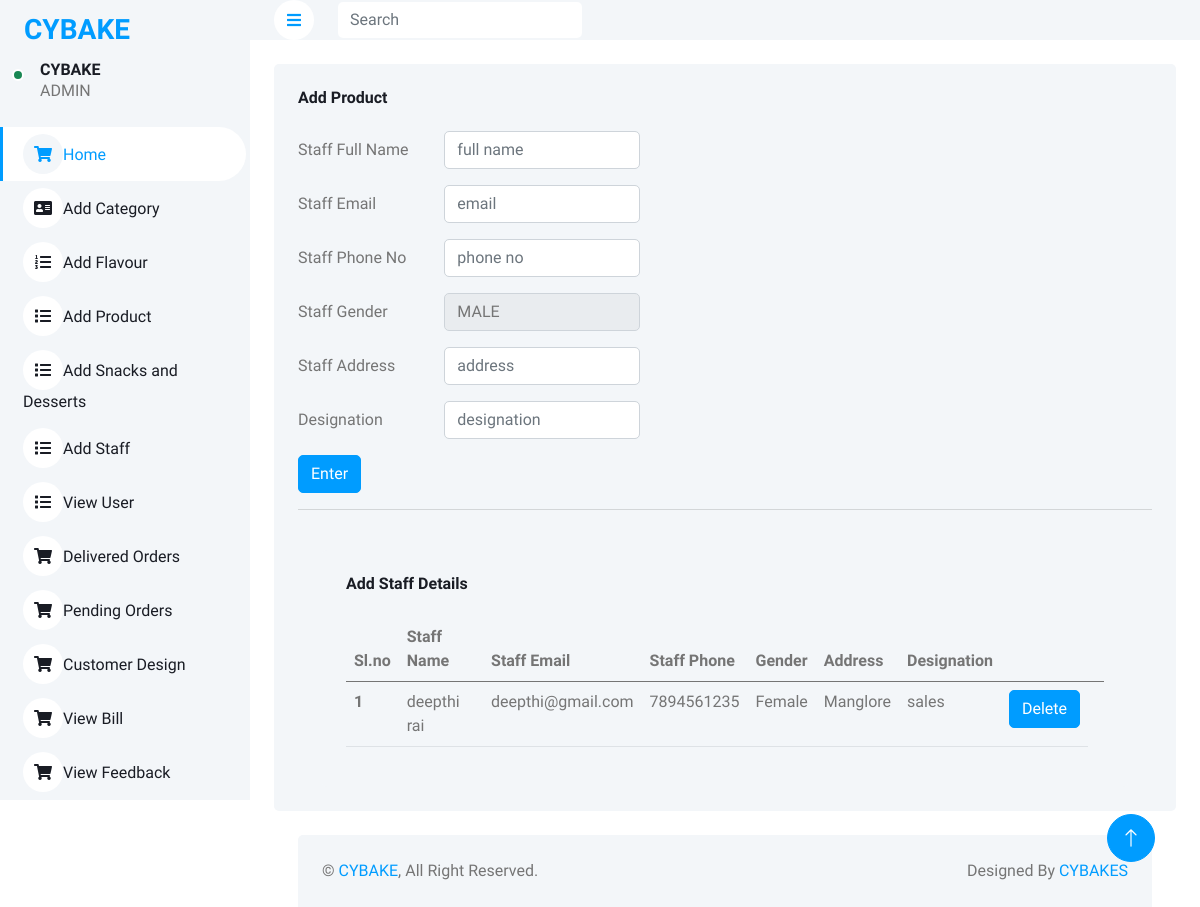
The app's page /admin/staff.php with its own data.
### tables this page shows
CREATE TABLE `staff` (
  `id` int(100) NOT NULL,
  `sname` varchar(100) NOT NULL,
  `semail` varchar(100) NOT NULL,
  `sphone` varchar(100) NOT NULL,
  `gender` varchar(100) NOT NULL,
  `address` varchar(200) NOT NULL,
  `desig` varchar(100) NOT NULL
);

### admin/staff.php (the view, shortened to what this page needs)
<!DOCTYPE html>
<html lang="en">
<head>
    <link href="https://cdnjs.cloudflare.com/ajax/libs/font-awesome/5.10.0/css/all.min.css" rel="stylesheet">
    <link href="https://cdn.jsdelivr.net/npm/bootstrap-icons@1.4.1/font/bootstrap-icons.css" rel="stylesheet">
    <link href="lib/owlcarousel/assets/owl.carousel.min.css" rel="stylesheet">
    <link href="lib/tempusdominus/css/tempusdominus-bootstrap-4.min.css" rel="stylesheet" />
    <link href="css/bootstrap.min.css" rel="stylesheet">
    <link href="css/style.css" rel="stylesheet">
</head>
<body>
<?php include 'header.php'; ?>
 <div class="container-fluid pt-4 px-4">
                <div class="row g-4">
                    <div class="col-sm-12 col-xl-12">
					<div class="bg-light rounded h-100 p-4">
                            <h6 class="mb-4">Add Product</h6>
                            <form action="#" method="post" enctype="multipart/form-data">
								<div class="row mb-3">
                                    <label for="number" class="col-sm-2 col-form-label">Staff Full Name</label>
                                    <div class="col-sm-3">
                                        <input type="text" class="form-control" name="sname" placeholder="full name" id="price">
                                    </div>
                                </div>
								<div class="row mb-3">
                                    <label for="number" class="col-sm-2 col-form-label">Staff Email</label>
                                    <div class="col-sm-3">
                                        <input type="email" class="form-control" name="semail"  placeholder="email" id="price">
                                    </div>
                                </div>
								<div class="row mb-3">
                                    <label for="number" class="col-sm-2 col-form-label">Staff Phone No</label>
                                    <div class="col-sm-3">
                                        <input type="tel" class="form-control"  placeholder="phone no" name="sphone" id="price">
                                    </div>
                                </div>
								<div class="row mb-3">
                                    <label for="number" class="col-sm-2 col-form-label">Staff Gender</label>
                                    <div class="col-sm-3">
                                        <select class="form-control" name="gender" id="price">
										<option value="Male">MALE</option>
										</select>
                                    </div>
                                </div>
								<div class="row mb-3">
                                    <label for="number" class="col-sm-2 col-form-label">Staff Address</label>
                                    <div class="col-sm-3">
                                        <input type="text" class="form-control"  placeholder="address" name="address" id="price">
                                    </div>
                                </div>
								<div class="row mb-3">
                                    <label for="number" class="col-sm-2 col-form-label">Designation</label>
                                    <div class="col-sm-3">
                                        <input type="text" class="form-control"  placeholder="designation" name="desig" id="price">
                                    </div>
                                </div>
                                <button type="submit" name="add" class="btn btn-primary">Enter</button>
								<hr>
								</form>
								 <div class="container-fluid pt-4 px-4">
									<div class="row g-4">
										<div class="col-12">
											<div class="bg-light rounded h-100 p-4">
												<h6 class="mb-4">Add Staff Details</h6>
												<div class="table-responsive">
													<table class="table">
														<thead>
															<tr>
																<th scope="col">Sl.no</th>
																<th scope="col">Staff Name</th>
																<th scope="col">Staff Email</th>
																<th scope="col">Staff Phone</th>
																<th scope="col">Gender</th>
																<th scope="col">Address</th>
																<th scope="col">Designation</th>
																<th></th>
																<th></th>
															</tr>
														</thead>
														<tbody>
														<?php
								include 'config.php';
								$sql1="select * from staff";
								$result1=mysqli_query($con,$sql1);
								$num1=mysqli_num_rows($result1);
								$sl=0;
								if($num1>0)
								{
									while($row1=mysqli_fetch_array($result1))
									{
										$sl+=1;
										$name=$row1[1];
										$email=$row1[2];
										$phone=$row1[3];
										$gender=$row1[4];
										$address=$row1[5];
										$desig=$row1[6];
								?>
															<tr>
																<th scope="row"><?php echo $sl;?></th>
																<td><?php echo $name; ?></td>
																<td><?php echo $email; ?></td>
																<td><?php echo $phone; ?></td>
																<td><?php echo $gender; ?></td>
																<td><?php echo $address; ?></td>
																<td><?php echo $desig; ?></td>
																<td>
																<form action="#" method="post">
																<button type="submit" name="delete" class="btn btn-primary" name="submit">Delete</button>
																</form>
																</td>
															</tr>
															<?php
									}
								}
								?>
														</tbody>
													</table>
												</div>
											</div>
										</div>
									</div>
								</div>
								</div>
                        </div>
                    </div>
            <?php include 'footer.php' ;?>
        </div>
        <a href="#" class="btn btn-lg btn-primary btn-lg-square back-to-top"><i class="bi bi-arrow-up"></i></a>
    </div>
</body>
</html>

### admin/css/style.css (style rules this page uses)
:root { --primary: #009CFF; --light: #F3F6F9; --dark: #191C24; }
.back-to-top { position: fixed; display: none; right: 45px; bottom: 45px; z-index: 99; }
.btn { transition: .5s; }
.btn.btn-primary { color: #FFFFFF; }
.btn-lg-square { width: 48px; height: 48px; }
.btn-square, .btn-sm-square, .btn-lg-square { padding: 0; display: inline-flex; align-items: center; justify-content: center; font-weight: normal; border-radius: 50px; }

### records on screen
staff: sname "deepthi rai", semail "deepthi@gmail.com", sphone "7894561235", gender "Female", address "Manglore", desig "sales"
